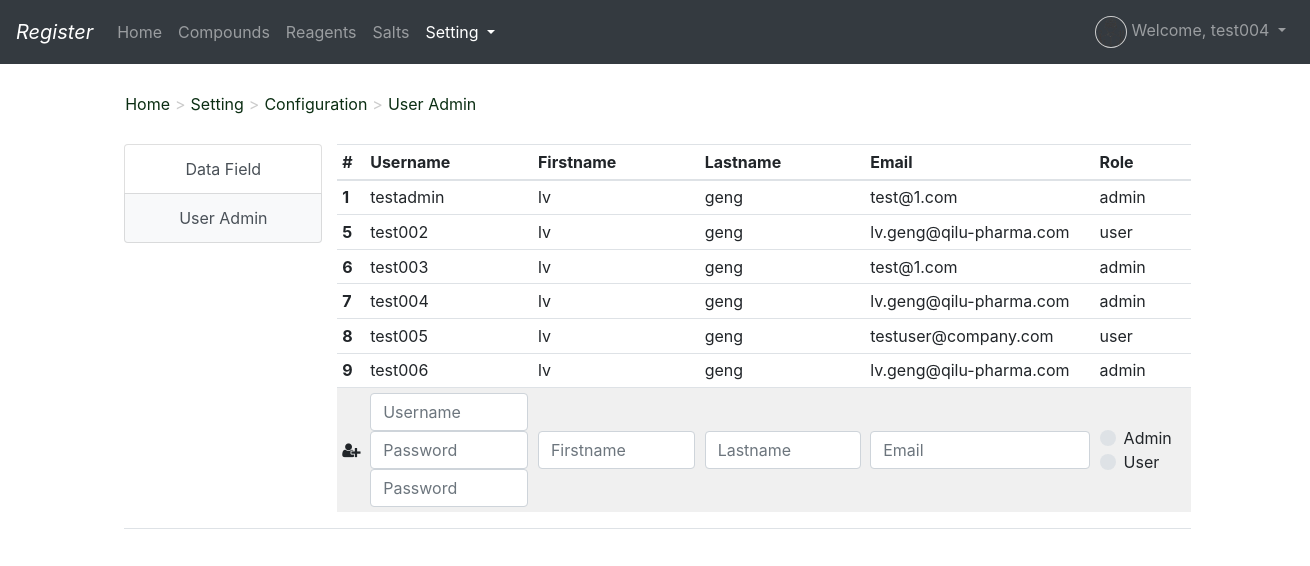
Page /user_admin/ (signed in) on the earlier database version.
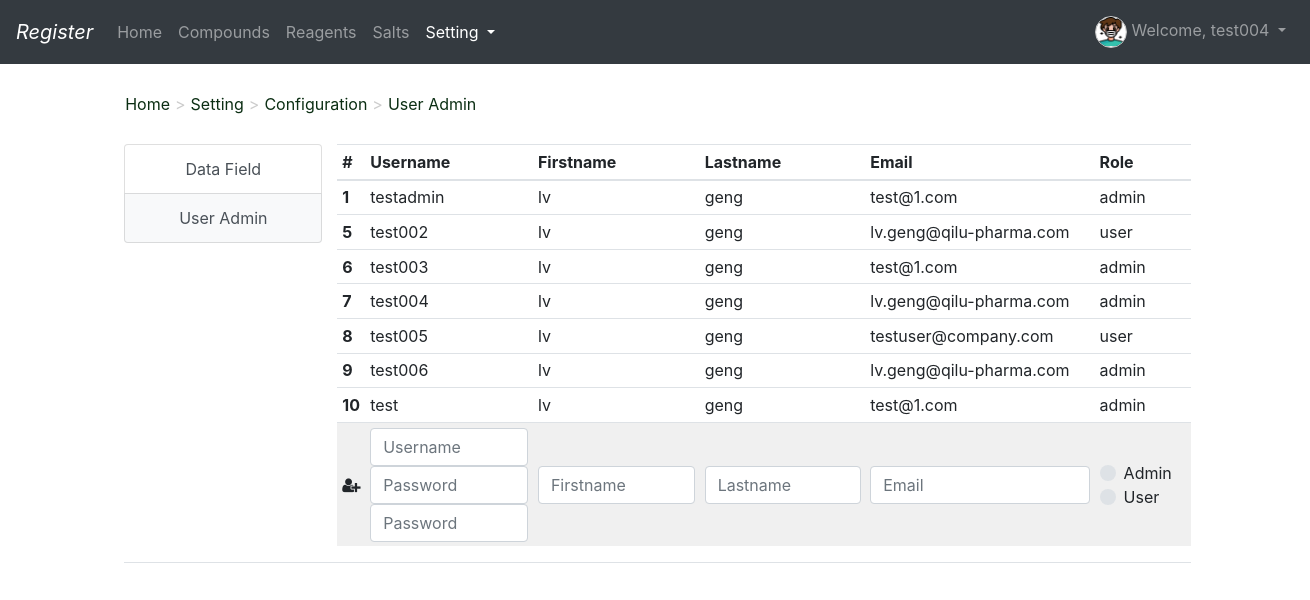
Same page on the later database version.
### user/models.py (models this page shows)
class UsersInfo(models.Model):
    username = models.CharField(max_length=20)
    firstname = models.CharField(max_length=50,default='')
    lastname = models.CharField(max_length=50,default='')
    password = models.CharField(max_length=1000)
    age=models.IntegerField(default=0)
    email=models.EmailField(default='')
    badge=models.IntegerField(default=0)
    phone_number=models.IntegerField(default=0)
    register_time = models.DateField(null=True,auto_now_add=True)
    status = models.CharField(max_length=50,default='')
    role = models.CharField(max_length=50, default='')
    avatar_file_path = models.CharField(max_length=500,default='')

### user/views.py (the view)
# urls.py: path('user_admin/', user_view.user_admin),
def user_admin(request):
    if request.session.get('is_login'):
        username = request.session.get('username')
        user_info = UsersInfo.objects.get(username=username)
        if request.method == 'POST':
            reg_username = request.POST.get('reg_username')
            password1 = request.POST.get('password1')
            password2 = request.POST.get('password2')
            firstname = request.POST.get('firstname')
            lastname = request.POST.get('lastname')
            email = request.POST.get('email')
            role = request.POST.get('role')
            avatar_default = '/static/avatar/default.png'
            avatar_file_path = avatar_default
            if UsersInfo.objects.filter(username=reg_username).exists():
                message = '用户名已存在，请重新输入！'
            elif password1 != password2:
                message = '两次密码不一致！！'
            else:
                hash_password = make_password(password1)
                info = UsersInfo(username=reg_username, password=hash_password,firstname=firstname,lastname=lastname,email=email,role=role,avatar_file_path=avatar_file_path)
                info.save()
                message = '添加用户成功！'
            user_list = UsersInfo.objects.all()
            user_show = []
            for user in user_list:
                user_dict = {}
                user_dict['default_id'] = user.id
                user_dict['username'] = user.username
                user_dict['firstname'] = user.firstname
                user_dict['lastname'] = user.lastname
                user_dict['email'] = user.email
                user_dict['role'] = user.role
                user_show.append(user_dict)
            return render(request, 'user_admin.html', locals())
        else:
            user_list = UsersInfo.objects.all()
            user_show = []
            for user in user_list:
                user_dict = {}
                user_dict['default_id'] = user.id
                user_dict['username'] = user.username
                user_dict['firstname'] = user.firstname
                user_dict['lastname'] = user.lastname
                user_dict['email'] = user.email
                user_dict['role'] = user.role
                user_show.append(user_dict)
            return render(request, 'user_admin.html', locals())
    else:
        return redirect("/login/")

### register/template/user_admin.html (shortened to what the changed rows need)
{% extends "base.html" %}
{% block mainbody %}
<nav class="navbar navbar-expand-lg navbar-dark bg-dark">
  <div class="collapse navbar-collapse" id="navbarSupportedContent">
    <ul class="navbar-nav">
      <li class="nav-item dropdown">
        <a class="nav-link dropdown-toggle" href="#" id="navbarDropdown" role="button" data-toggle="dropdown" aria-haspopup="true" aria-expanded="false">
            <img src="{{ user_info.avatar_file_path }}"  style="wdith:2rem;height:2rem;border-radius: 50%;border:1px solid #cccccc">
            Welcome, {{ username }}
        </a>
      </li>
    </ul>
  </div>
</nav>
<div class="col-10 offset-1 row table">
    <table class="table table-hover table-sm col-8">
      <thead>
        <tr>
          <th scope="col">#</th>
          <th scope="col">Username</th>
          <th scope="col">Firstname</th>
          <th scope="col">Lastname</th>
          <th scope="col">Email</th>
          <th scope="col">Role</th>
        </tr>
      </thead>
      <tbody>
      {% for user in user_show %}
        <tr>
          <th scope="row">{{ user.default_id }}</th>
          <td>{{ user.username }}</td>
          <td>{{ user.firstname }}</td>
          <td>{{ user.lastname }}</td>
          <td>{{ user.email }}</td>
          <td>{{ user.role }}</td>
        </tr>
      {% endfor %}
       <tr style="background-color: #f0f0f0">
           <form method="post" id="new_user">
              <th style="vertical-align: middle"><a style='cursor:pointer;'onclick="document.getElementById('new_user').submit()" ><i class="fa fa-user-plus"></i></a></th>
           </form>
        </tr>
      </tbody>
    </table>
</div>
{% endblock %}

Differences in the rows shown:
changed UsersInfo "test004": avatar_file_path: a different picture
added UsersInfo: username "test", firstname "lv", lastname "geng", email "test@1.com", role "admin"
Other differences:
new list line: "10"
